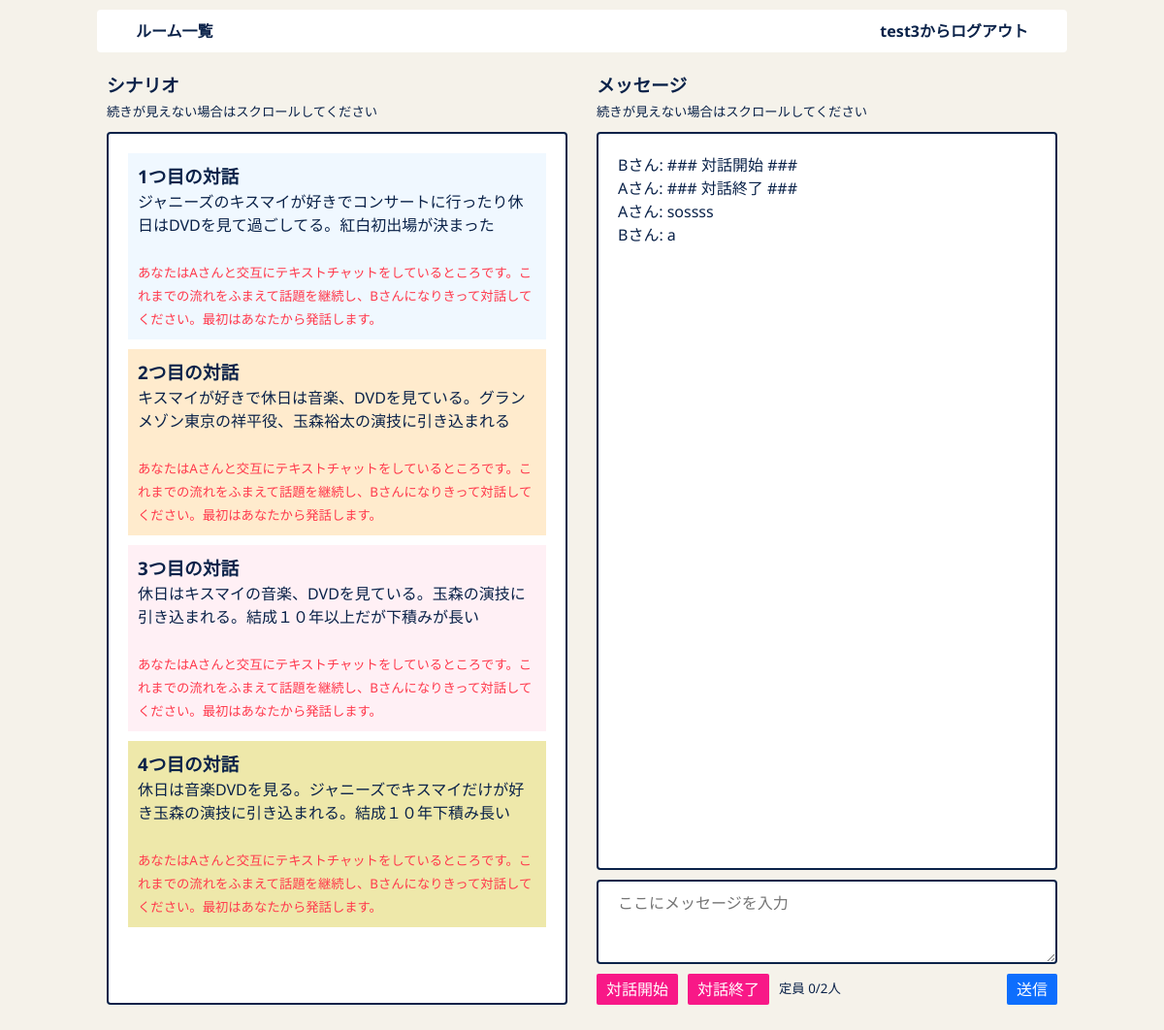
/rooms/5cbb29b8e64d485c97cb6fae4758c8bd (signed in), run on the app's committed database.
### flaskr/models/user.py (models this page shows, shortened)
class User(db.Model):
    __tablename__ = "users"
    id        = db.Column("id",       db.Integer,     primary_key=True)
    name      = db.Column("name",     db.String(100), nullable=False, unique=True)
    role      = db.Column("role",     db.Enum(Role),  nullable=False,              default=Role.NORMAL)
    _password = db.Column("password", db.String(100), nullable=False)
    messages  = db.relationship("Message", backref="user", lazy=True)
    def _get_password(self):
        return self._password
    def _set_password(self, password):
        password = self.validate_password("password", password)
        if password:
            password = password.strip()
        self._password = generate_password_hash(password)
    password_descriptor = property(_get_password, _set_password)
    password = synonym("_password", descriptor=password_descriptor)
    def __repr__(self):
        return "<User id={self.id} name={self.name!r}>".format(self=self)
    def is_admin(self):
        return self.role == Role.ADMIN

### flaskr/models/scenario.py (models this page shows, shortened)
class Scenario(db.Model):
    __tablename__ = "scenarios"
    id          = db.Column("id",          db.Integer,      primary_key=True)
    title       = db.Column("title",       db.String(100),  nullable=False,   unique=True)
    text        = db.Column("text",        db.String(5000), nullable=False)
    displayname = db.Column("displayname", db.String(100))
    def displayname_of(self, user):
        if self.displayname:
            return self.displayname
        return user.name

### flaskr/models/message.py (models this page shows, shortened)
class Message(db.Model):
    __tablename__ = "messages"
    id      = db.Column("id",       db.Integer,     primary_key=True)
    text    = db.Column("status",   db.String(100), nullable=False)
    room_id = db.Column("room_id",  db.Integer, db.ForeignKey("rooms.id"), nullable=False)
    user_id = db.Column("user_id",  db.Integer, db.ForeignKey("users.id"), nullable=False)

### flaskr/views/rooms.py (the view)
@bp.route("/<string:hash_id>", methods=["GET"])
@login_required
def show(hash_id):
    user = g.user
    room = fetch_room_from_hash_id(hash_id)
    if room is None:
        abort(404)
    try:
        if user.is_admin():
            scenarios = room.scenarios
        else:
            if room.status == Status.USED:
                abort(404)
            room.include(user)
            scenarios = [room.fetch_scenario_of(user)]
        current_app.logger.info(f"[/rooms/{hash_id}] {user}")
        return render_template("rooms/show.html", room=room, scenarios=scenarios)
    except Exception as error:
        flash(error.args[0])
    return redirect(url_for("rooms.index"))

### flaskr/models/room.py (called while the page is built, shortened)
    def include(self, user):
        if user in self.users:
            return self

    def fetch_scenario_of(self, user):
        if user not in self.users:
            raise Exception("不正な操作です。")
        index = self.users.index(user)
        return self.scenarios[index]

    def displayname_of(self, user):
        scenario = self.fetch_scenario_of(user)
        return scenario.displayname_of(user)

### flaskr/views/__init__.py (called while the page is built)
def login_required(f):
    @wraps(f)
    def decorated_view(*args, **kwargs):
        if g.user is None:
            return redirect(url_for("auth.login", next=request.path))
        return f(*args, **kwargs)
    return decorated_view

def load_user():
    user_id = session.get("user_id")
    if user_id is None:
        g.user = None
    else:
        g.user = User.query.get(user_id)

### flaskr/views/rooms.py (called while the page is built)
def fetch_room_from_hash_id(hash_id):
    room_list = Room.query.filter_by(hash_id=hash_id).all()
    if len(room_list) == 0:
        return None
    return room_list[0]

### flaskr/templates/rooms/show.html (shortened to what this page needs)
{% extends "layout.html" %}
{% block body %}
  <div class="css-flex">
    <div class="scenario_area">
      <div>
        <h3>シナリオ</h3>
        <small>続きが見えない場合はスクロールしてください</small>
      </div>
      <div class="frame">
        {% for scenario in scenarios %}
          <pre>{{ scenario.text|safe }}</pre>
        {% endfor %}
      </div>
    </div>
    <div class="message_area">
      <div>
        <h3>メッセージ</h3>
        <small>続きが見えない場合はスクロールしてください</small>
      </div>
      <div class="frame" id="scrollArea">
        <ol id="messageList" class="css-reset-list">
          {% for message in room.messages %}
          <li>
            <div class="message">
              {{ room.displayname_of(message.user) }}: {{ message.text }}
            </div>
          </li>
          {% endfor %}
        </ol>
      </div>
      <div class="message_input_area">
        <form action="" method="" id="form" class="css-flex css-column">
          <textarea type="text" id="text" name="text" placeholder="ここにメッセージを入力" class="frame" /></textarea>
          <div class="css-flex css-spacebetween">
            <div class="css-flex css-center">
              <input type="submit" value="対話開始" onclick="startMessage()" class="button danger">
              <input type="submit" value="対話終了" onclick="endMessage()" class="button danger">
              <small>定員 <span id="userList">0</span>/{{ room.scenarios|length }}人</small>
            </div>
            <input type="submit" value="送信" class="button">
          </div>
        </form>
      </div>
    </div>
  </div>
{% endblock %}

### flaskr/templates/layout.html (shortened to what this page needs)
<!DOCTYPE html>
<html lang="ja">
<head>
  <link rel=stylesheet type=text/css href="{{ url_for('static', filename='style.css') }}">
</head>
<body>
<div class="page">
  <nav>
    <ol class="global_nav css-reset-list">
      {% if session.user_id %}
        {% if g.user.is_admin() %}
          <li><a href="{{ url_for('scenarios.index') }}" class="css-reset-a">シナリオ一覧</a></li>
          <li><a href="{{ url_for('rooms.index') }}" class="css-reset-a">ルーム一覧</a></li>
          <li><a href="{{ url_for('users.index') }}" class="css-reset-a">ユーザ一覧</a></li>
        {% else %}
          <li><a href="{{ url_for('rooms.index') }}" class="css-reset-a">ルーム一覧</a></li>
        {% endif %}
        <li><a href="{{ url_for('auth.logout') }}" class="css-reset-a">{{ g.user.name }}からログアウト</a></li>
      {% else %}
        <li><a href="{{ url_for('auth.login') }}" class="css-reset-a">ログイン</a></li>
        <li><a href="{{ url_for('users.create') }}" class="css-reset-a">ユーザ新規登録</a></li>
      {% endif %}
    </ol>
  </nav>
  <main>
  {% block body %}{% endblock %}
  </main>
</div>
</body>
</html>

### flaskr/static/style.css (style rules this page uses)
:root { --color--white: #ffffff; --color--black: #333333; --color--khaki-light: #f5f2ea; --color--blue: #0d6efd; --color--blue-dark: #064bb1; --color--red: #ff394c; --color--red-dark: #c32b3a; --color--pink: #f81887; --color--pink-dark: #c5106a; --color--orange: #ff7622; --color--yellow: #ffd700; --color--yellow-dark: #dcba03; --color--green: #5fbb28; --color--green-dark: #478d1d; --color--cyan: #20bfff; --color--navy: #0a2249; --color--navy-light: #93a4bf; --color--navy-dark: #020f25; --color--black-alpha: #3333332F; --color--yellow-alpha: #ffc1072F; --color--cyan-alpha: #0dcaf02F; --font--default: "Noto Sans", sans-serif; }
body { min-height: auto; font-family: var(--font--default); color: var(--color--navy); background: var(--color--khaki-light); }
pre { font-family: var(--font--default); margin: 0; white-space: pre-wrap; }
.button { -webkit-appearance: button; -moz-appearance: button; appearance: button; text-decoration: none; color: initial; cursor: pointer; padding: 4px 10px; background: var(--color--blue); border: 0; border-radius: 2px; color: var(--color--white); }
.button.danger { background: var(--color--pink); }
.frame { border: 2px solid var(--color--navy); border-radius: 4px; padding: 20px; background: var(--color--white); overflow: scroll; }
.css-flex { display: flex; gap: 10px; }
.css-flex.css-spacebetween { justify-content: space-between; }
.css-flex.css-column { flex-direction: column; }
.css-flex.css-center { justify-content: center; align-items: center; }
.css-flex.css-spacebetween { justify-content: space-between; align-items: center; }
.css-reset-list { margin: 0; padding: 0; list-style: none; }
.css-reset-a { text-decoration: none; color: inherit; }
.page { max-width: 1000px; margin: 0 auto; }
.global_nav { width: 100%; display: flex; justify-content: space-between; margin: 10px auto; padding: 10px 40px; background: var(--color--white); border-radius: 4px; }
.global_nav a { font-weight: bold; }
main { padding: 10px 0; }
.scenario_area, .message_area { flex: 1; padding: 0 10px; height: calc(100vh - 100px); display: grid; grid-template-rows: auto 1fr; gap: 10px; }
.message_input_area textarea { padding: 10px 20px; }

### data on the page
User: user.name "test3"
Scenario: text "1つ目の対話 ジャニーズのキスマイが好きでコンサートに行ったり休日はDVDを見て過ごしてる。紅白初出場が決まった あなたはAさんと交互にテキストチャットをしているところです。これまでの流れをふまえて話題を継続し、Bさんになりきって対話してください。最初はあなたから発話します。 2つ目の対話 キスマイが好きで休日は音楽、DVDを見ている。グランメゾン東京の祥平役、玉森裕太の演技に引き込まれる あなたはAさんと交互にテキストチャットをしているところです。これまでの流れをふまえて話題を継続し、Bさんになりきって対話してください。最初はあなたから発話します。 3つ目の対話 休日はキスマイの音楽、DVDを見ている。玉森の演技に引き込まれる。結成１０年以上だが下積みが長い あなたはAさんと交互にテキストチャットをしているところです。これまでの流れをふまえて話題を継続し、Bさんになりきって対話してください。最初はあなたから発話します。 4つ目の対話 休日は音楽DVDを見る。ジャニーズでキスマイだけが好き玉森の演技に引き込まれる。結成１０年下積み長い あなたはAさんと交互にテキストチャットをしているところです。これまでの流れをふまえて話題を継続し、Bさんになりきって対話してください。最初はあなたから発話します。", displayname_of "Bさん"
Message: text "### 対話開始 ###"
Message: text "### 対話終了 ###"
Scenario: displayname_of "Aさん"
Message: text "sossss"
Message: text "a"

### other printed values
{{ room.scenarios|length }} "2"
